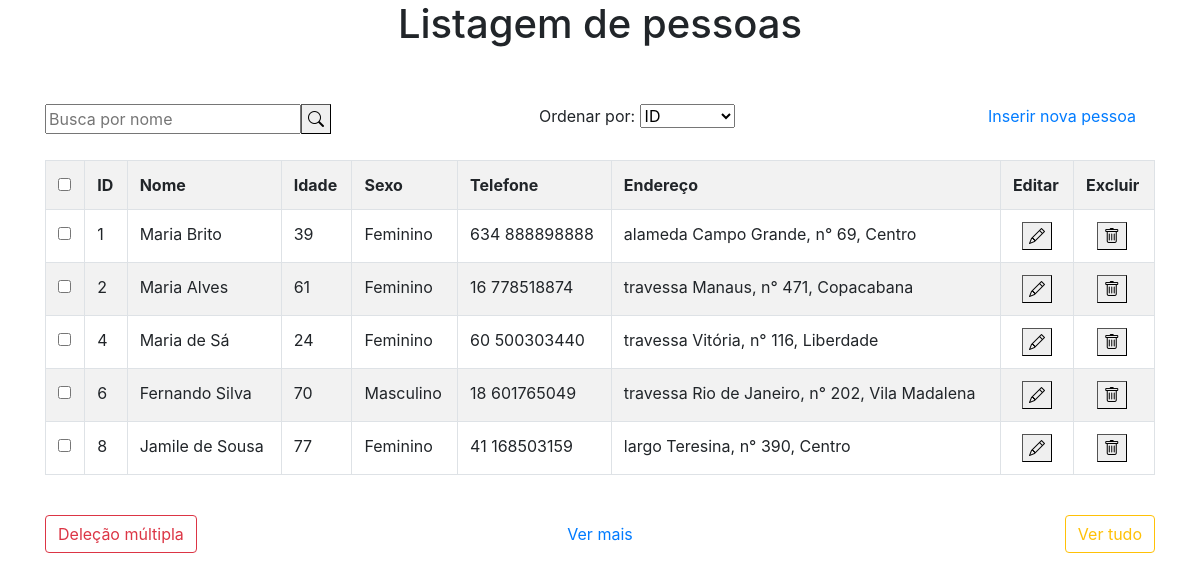
The app's page /home.php with its own data.
### tables this page shows
CREATE TABLE IF NOT EXISTS `pessoa` (
  `id` int UNSIGNED NOT NULL AUTO_INCREMENT,
  `nome` varchar(50) NOT NULL,
  `idade` int NOT NULL,
  `sexo` varchar(10) DEFAULT NULL,
  PRIMARY KEY (`id`)
);

### funcoes.php (the view, shortened to what this page needs)
<?php
function mostrar($ordena, $busca, $limit, $offset)
{
    $query = mysqli_query(
        $GLOBALS["conexao"],
        "select p.id, p.nome, p.sexo, p.idade,
        (select concat(t.ddd,' ',t.telefone) from telefone t WHERE t.pessoa = p.id limit 1) as telefone,
        (select concat(e.rua,', n° ',e.numero,', ',e.bairro) from endereço e WHERE e.pessoa = p.id limit 1) as endereço
        from pessoa p
        inner join endereço e on p.id=e.pessoa
        inner join telefone t on p.id=t.pessoa
        where p.nome like '%$busca%' group by p.id
        order by $ordena asc limit $limit offset $offset"
    );
    while ($linha = mysqli_fetch_array($query)) {
        echo "<tr>" .
            "<th><input class='seleciona' id=check".$linha['id']." unchecked type='checkbox' name='excluir'></th>".
            "<td>" . $linha['id'] . "</td>" .
            "<td>" . $linha['nome'] . "</td>" .
            "<td>" . $linha['idade'] . "</td>" .
            "<td>" . $linha['sexo'] . "</td>" .
            "<td>" . $linha['telefone'] . "</td>" .
            "<td>" . $linha['endereço'] . "</td>" .
            "<td>" .
                "<form method='POST' action='editar.php'>".
                    "<button style='border-width:1px; margin-left:19%;' type='submit'><i class='bi bi-pencil'></i></button>" .
                    "<input style='display:none' name='id' value='". $linha['id'] ."'>".
                "</form>".
            "</td>" .
            "<td>" .
                "<button id='".$linha['id'].'/'.$linha['nome']."' class='deleta_especifico' style='border-width:1px; margin-left:19%;' type='submit'><i class='bi bi-trash'></i></button>" .
            "</td>" . "</tr>";
    }
}
function imprime_cabecalho($titulo)
{
    echo '<!DOCTYPE html>
        <html lang="pt">
        <head>
            <meta charset="UTF-8">
            <meta name="viewport" content="width=device-width, initial-scale=1.0">
            <meta http-equiv="X-UA-Compatible" content="IE-edge">
            <title>' . $titulo . '</title>
            <link rel="stylesheet" href="css/mycss.css">
            <link rel="stylesheet" href="css/bootstrap.min.css">
            <link href="bootstrap-icons/font/bootstrap-icons.css" rel="stylesheet">
        </head>
        <body>
            <script src="js/jquery.min.js"></script>
            <script src="js/bootstrap.min.js"></script>
            <script src="js/funcoes.js"></script>';
};

### home.php (shortened to what this page needs)
<?php
include "funcoes.php";
imprime_cabecalho("Listagem");
?>
<div class="container">
    <h1 style="text-align:center">Listagem de pessoas</h1>
    <br><br>
    <div class="row">
        <div class="col-sm-4">
            <form method="get" action="home.php">
                <div class="input-group">
                    <input class="form-control-md" type="text" name="busca" placeholder="Busca por nome" value=<?= isset($_GET["busca"]) ? $_GET["busca"] : "" ?>>
                    <button style='border-width:1px;' type="submit"> <i class="bi bi-search"></i></button>
                </div>
            </form>
        </div>
        <div class="col-sm-4" style="margin-left:10%">
            <label for="ordenar">Ordenar por:</label>
            <select class="form-select" id="ordenar" name="ordenar" onchange="select(busca)">
                <option value="p.id" <?= (isset($_GET["ordenar"]) && $_GET["ordenar"] == "p.id") ? "selected" : "" ?>>ID</option>
            </select>
        </div>
        <div class="col-sm-2" style="text-align: right; margin-left:5%">
            <a href="inserir.php">Inserir nova pessoa</a>
        </div>
    </div>
    <br>
    <table class="table table-bordered table-striped">
        <tr>
            <th><input id="seleciona_tudo" type="checkbox" name="excluir"></th>
            <th>ID</th>
            <th>Nome</th>
            <th>Idade</th>
            <th>Sexo</th>
            <th>Telefone</th>
            <th>Endereço</th>
            <th>Editar</th>
            <th>Excluir</th>
        </tr>
        <?php
        mostrar($_GET["ordenar"], $_GET["busca"], 5, 0);
        ?>
    </table> <br>
    <div class="row">
        <div class="col text-left">
            <button class="btn btn-outline-danger" id="deleta_selecionados">Deleção múltipla</button>
        </div>
        <div class="col text-center">
            <button class="btn btn-link" id="ver_mais">Ver mais</button>
        </div>
        <div class="col text-right">
            <button class="btn btn-outline-warning" id="ver_tudo">Ver tudo</button>
        </div>
    </div>
</div> <br>
</body>
</html>

### records on screen
pessoa: id "1", nome "Maria Brito", idade "39", sexo "Feminino", telefone "634 888898888", endereço "alameda Campo Grande, n° 69, Centro"
pessoa: id "2", nome "Maria Alves", idade "61", sexo "Feminino", telefone "16 778518874", endereço "travessa Manaus, n° 471, Copacabana"
pessoa: id "4", nome "Maria de Sá", idade "24", sexo "Feminino", telefone "60 500303440", endereço "travessa Vitória, n° 116, Liberdade"
pessoa: id "6", nome "Fernando Silva", idade "70", sexo "Masculino", telefone "18 601765049", endereço "travessa Rio de Janeiro, n° 202, Vila Madalena"
pessoa: id "8", nome "Jamile de Sousa", idade "77", sexo "Feminino", telefone "41 168503159", endereço "largo Teresina, n° 390, Centro"
